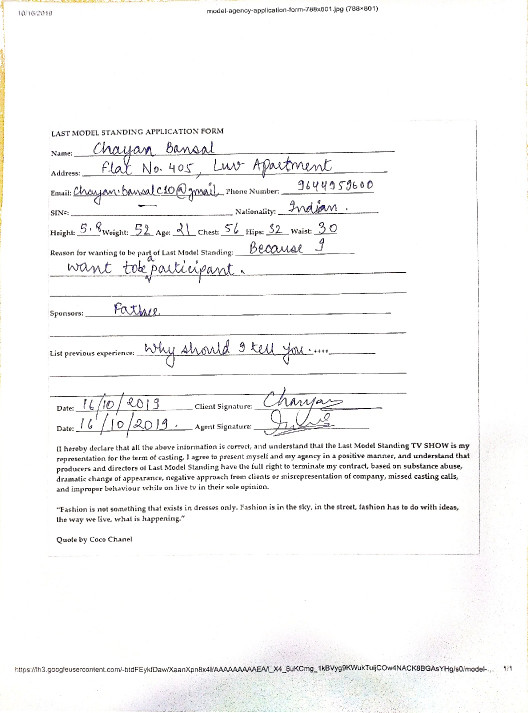
#> input picture dump_output1.jpg, 1056 x 1425 px, found by its file name (shown at 1/2 size)
$ python Draw-x,y.py
#> lines starting #> are read from the running program, lines starting #| are printed output that depends on the picture
import cv2
import os
import io
import csv

from google.cloud import vision
import logging

image = cv2.imread('dump_output1.jpg')
#> image is the input picture: shape (1425, 1056, 3); mean B, G, R 246.1, 246.3, 246.5
image_copy = image.copy()
image_org = image.copy()
concat_img_path = 'Concat_test.jpg'
os.environ["GOOGLE_APPLICATION_CREDENTIALS"] = '..\\json\\Handwritting Recognission-2cf8babac416.json'
PROJECT_ID = 'handwritting-recognission'
SESSION_ID = '123'
ROI_coordinates = []
undo = []
now_pt1 = now_pt2 = None
cropping = False
sel_rect_endpoint = None
# [27 lines of commented-out code are left out]

def image_to_desciption_text(image_path):
    with io.open(image_path, 'rb') as image_file:
        content = image_file.read()
    client = vision.ImageAnnotatorClient()
    image = vision.types.Image(content=content)
    # response = client.text_detection(image=image)
    response = client.document_text_detection(image=image)
    return response.text_annotations[0].description

def pad_images_to_same_size(images):
    width_max = 0
    height_max = 0
    for img in images:
        h, w = img.shape[:2]
        width_max = max(width_max, w)
        height_max = max(height_max, h)

    images_padded = []
    for img in images:
        h, w = img.shape[:2]
        diff_vert = height_max - h
        pad_top = diff_vert//2
        pad_bottom = diff_vert - pad_top
        diff_hori = width_max - w
        pad_left = diff_hori//2
        pad_right = diff_hori - pad_left
        img_padded = cv2.copyMakeBorder(img, pad_top +1, pad_bottom+1, pad_left+1, pad_right+1, cv2.BORDER_CONSTANT, value=(255,255,255))
        images_padded.append(img_padded)

    v_stack = cv2.vconcat(images_padded)
    logging.info('Image stacking completed')
    return v_stack

if __name__  =='__main__':
    entities = ("Buyer name","Property address","Seller Brokerage Firm ","Buyers brokerage firm",
                "Initial deposit","Balance downpayment","purchase price","date prepared")
    x_y = (((267,151),(972,172)),((377,175),(955,191)),((259,358),(748,376)),((263,441),(749,463)),
           ((876,577),(1054,601)),((881,1251),(1052,1272)),((876,1285),(1052,1309)),((126,113),(281,137)))
    # print(len(x_y),len(entities))
    assert len(entities)==len(x_y)
    images_container = []

    for i in x_y:
        images_container.append(image_org[i[0][1]:i[1][1], i[0][0]:i[1][0]])
#> after the loop, images_container = 8 items
    logging.info('ROIs extracted')
    v_stacked = pad_images_to_same_size(images_container)
#> the loop in pad_images_to_same_size, `for img in images:` made 8 passes
#> (h, w, height_max) on passes 1 to 8: (21, 705, 21), (16, 578, 21), (18, 489, 21), (22, 486, 22), (24, 178, 24), (21, 171, 24), (24, 176, 24), (24, 155, 24)
#> the loop in pad_images_to_same_size, `for img in images:` made 8 passes
#> (h, w, diff_vert, pad_top, pad_bottom, diff_hori, pad_left, pad_right) on passes 1 to 8: (21, 705, 3, 1, 2, 0, 0, 0), (16, 578, 8, 4, 4, 127, 63, 64), (18, 489, 6, 3, 3, 216, 108, 108), (22, 486, 2, 1, 1, 219, 109, 110), (24, 178, 0, 0, 0, 527, 263, 264), (21, 171, 3, 1, 2, 534, 267, 267), (24, 176, 0, 0, 0, 529, 264, 265), (24, 155, 0, 0, 0, 550, 275, 275)
#> pass 3, in pad_images_to_same_size, `img_padded = cv2.copyMakeBorder(img, pad_top +1, pad_bottom+1, pad_lef..`:
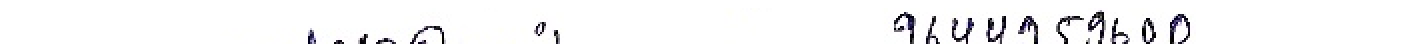
#> img_padded: shape (26, 707, 3) (shown 2 times larger); mean of channels 0, 1, 2 247.2, 246.6, 246.9; drawn as B, G, R
#> in pad_images_to_same_size, `v_stack = cv2.vconcat(images_padded)`:
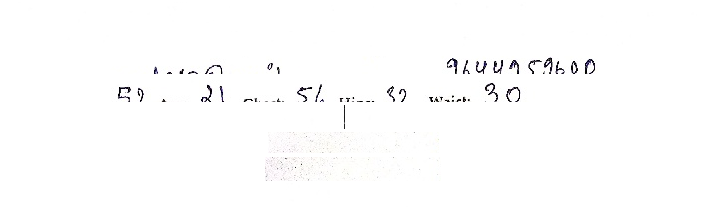
#> v_stack: shape (208, 707, 3); mean of channels 0, 1, 2 252.8, 252.7, 252.8; drawn as B, G, R
    cv2.imshow("Padded_concat", v_stacked)
    cv2.imwrite('Concat_test.jpg',v_stacked)
    logging.info('Concat_stacking saved successfully')
    cv2.waitKey(0)


    text_in_img:str = image_to_desciption_text(concat_img_path)

    text_in_img_split = text_in_img.splitlines()
    # print(text_in_img_split,len(text_in_img_split))

#> (the run stopped early here; a loop or call above may not have finished)
